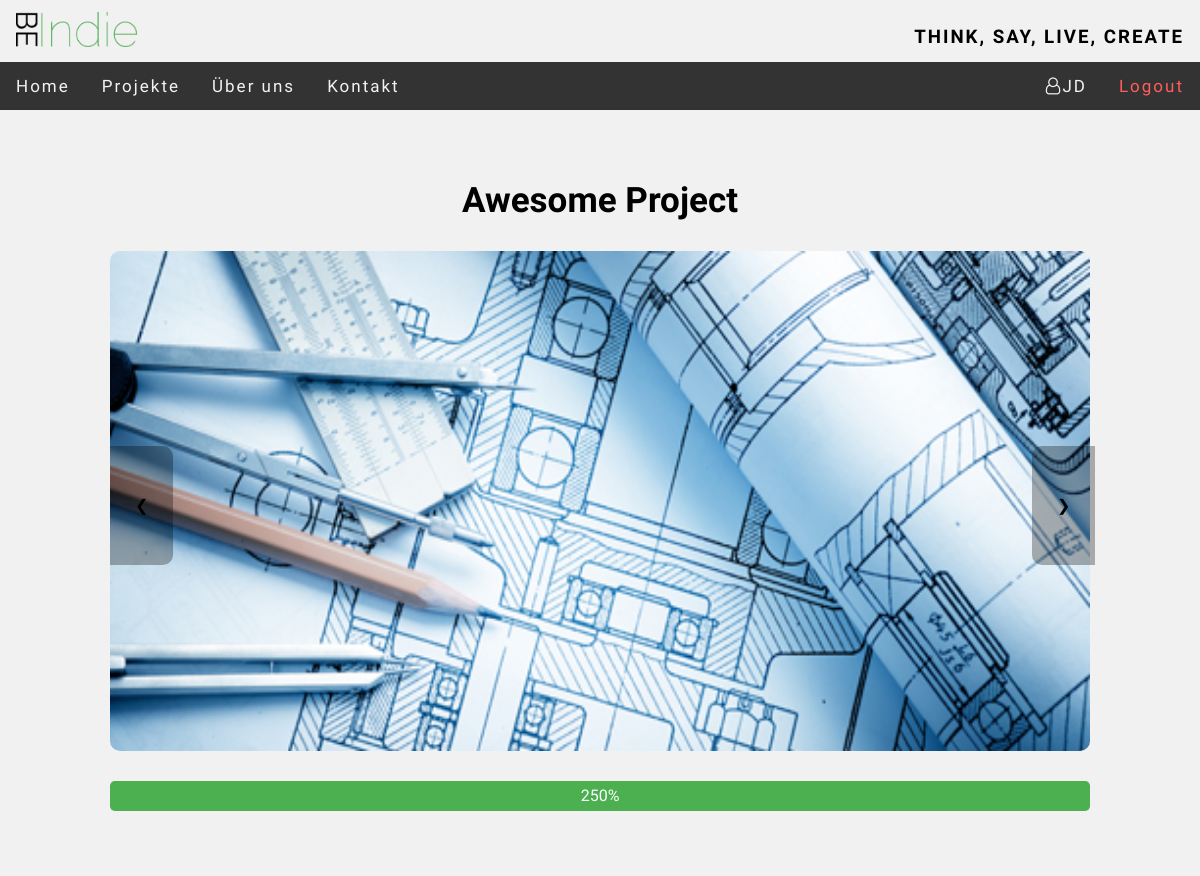
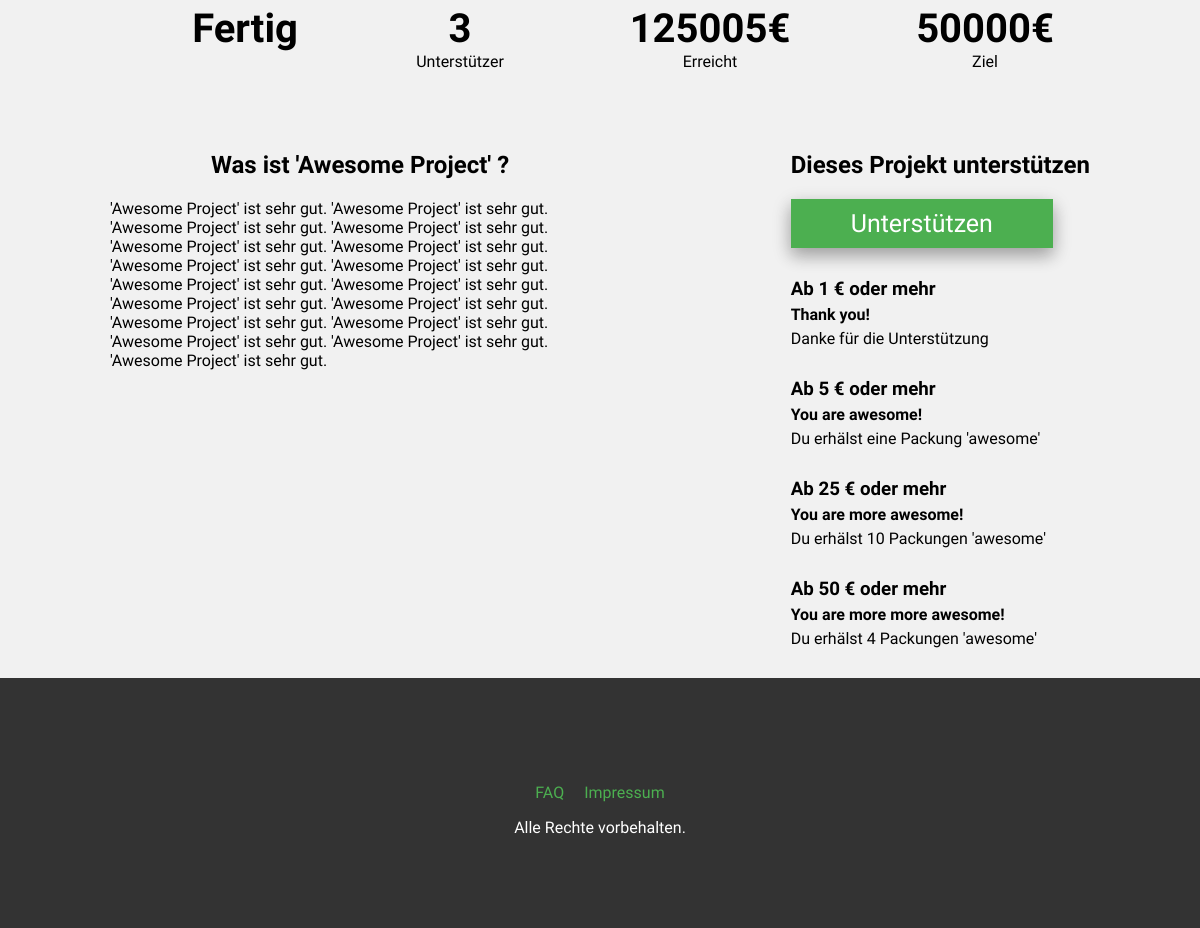
Screenshot of /BeIndie/index.php?page=projects&q=2 (signed in) with the database file from the repository (2 pictures, top to bottom).
### tables this page shows
CREATE TABLE `project` (
  `project_ID` int(11) NOT NULL,
  `creator` varchar(200) NOT NULL,
  `title` varchar(200) NOT NULL,
  `goal` int(11) NOT NULL,
  `current_status` int(11) NOT NULL,
  `start_date` date NOT NULL,
  `end_date` date NOT NULL,
  `category` varchar(200) NOT NULL,
  `description` text NOT NULL
);

CREATE TABLE `project_image` (
  `image_ID` int(11) NOT NULL,
  `project_ID` int(11) NOT NULL,
  `image_path` varchar(200) NOT NULL
);

CREATE TABLE `reward` (
  `reward_ID` int(11) NOT NULL,
  `project_ID` int(11) NOT NULL,
  `min_amount` int(11) NOT NULL,
  `r_title` varchar(50) NOT NULL,
  `r_text` varchar(200) NOT NULL
);

### BeIndie/includes/pages/projects/projects.php (the view, shortened to what this page needs)
<div id="all_projects">
    <?php
    include ("includes/functions/swConnect.php");
    ?>
    <?php
        $project_ID = $_GET["q"];
        $titel = "select title from project where project_ID = $project_ID";
        $result1 = mysqli_query($conn, $titel);
        $row1 = mysqli_fetch_array($result1);
        $current = "select current_status from project where project_ID = $project_ID";
        $result3 = mysqli_query($conn, $current);
        $row3 = mysqli_fetch_array($result3);
        $goal = "select goal from project where project_ID = $project_ID";
        $result4 = mysqli_query($conn, $goal);
        $row4 = mysqli_fetch_array($result4);
        $slideshow = "select image_path from project_image pi join project p on pi.project_ID = p.project_ID where pi.project_ID = $project_ID";
        $result2 = mysqli_query($conn, $slideshow);
        $hours= "select UNIX_TIMESTAMP(end_date) from project where project_ID = $project_ID";
        $result5 = mysqli_query($conn, $hours);
        $row5 = mysqli_fetch_array($result5);
        $time = round(($row5["UNIX_TIMESTAMP(end_date)"] - strtotime(date('Y-m-d')))/ 3600);
        $days = round(($row5["UNIX_TIMESTAMP(end_date)"] - strtotime(date('Y-m-d')))/ 86400);
        $backers = "select count(t.project_ID) from transaction t join project p on t.project_ID = p.project_ID where t.project_ID = $project_ID";
        $result6 = mysqli_query($conn, $backers);
        $row6 = mysqli_fetch_array($result6);
        $text = "select description from project where project_ID = $project_ID";
        $result7 = mysqli_query($conn, $text);
        $row7 = mysqli_fetch_array($result7);
        $rewards = "SELECT * from reward where project_ID = $project_ID order by min_amount asc";
        $result8 = mysqli_query($conn, $rewards);
    ?>
    <div id="project">
            <h1><?=  $row1["title"] ?></h1>
        <div id="slideshow">
        <?php
        while ($row2 = mysqli_fetch_array($result2)) {
        ?>
        <img class="slideshow" src=<?= $row2 ["image_path"] ?> >
        <?php }
        ?>
        <a class="left" onclick="plusDivs(-1)">&#10094;</a>
        <a class="right" onclick="plusDivs(1)">&#10095;</a>
        </div>
        <div id="progress">
          <div id="progressbar">
            <div id="label"><?= round($row3["current_status"] / $row4["goal"] * 100) . '%'  ?></div>
          </div>
        </div>
        <div id="info">
            <div id ="timetogo">
                <?php
                if ($time <= 0) { ?>
                <h2> <?php echo 'Fertig' ?> </h2>
                <?php }
                elseif ($time > 72) { ?>
                    <h2> <?php echo $days ?> </h2>
                    <p><b>Tage</b> bis zum Ziel</p>
                <?php }
                else { ?>
                   <h2><?php echo $time ?></h2>
                   <p><b>Stunden</b> bis zum Ziel</p>
                <?php } ?>
            </div>
            <div id ="backers">
                    <h2><?= $row6["count(t.project_ID)"]?></h2>
                    <p>Unterstützer</p>
            </div>
            <div id="amount">
            <h2> <?= $row3["current_status"]?>€</h2>
            <p>Erreicht</p>
            </div>
            <div id="goal">
            <h2> <?= $row4["goal"]?>€</h2>
            <p>Ziel</p>
            </div>
        </div>
            <div id ="Text">
                <div id ="desciption">
                    <h2>Was ist '<?= utf8_encode($row1["title"]) ?>' ?</h2>
                    <p><?= utf8_encode($row7["description"]) ?></p>
                </div>
           <div id ="backing">
                    <h2>Dieses Projekt unterstützen</h2>
                    <a href="index.php?page=support_project&id=<?=$project_ID?>">Unterstützen</a>
            <?php
            while ($row8 = mysqli_fetch_array($result8)){
            ?>
                    <h3>Ab <?= $row8["min_amount"]?> € oder mehr</h3>
                    <h4><?= utf8_encode($row8["r_title"])?></h4>
                    <p><?= utf8_encode($row8["r_text"]) ?></p>
            <?php  } ?>
            </div>
        </div>
    </div>
</div>

### BeIndie/index.php (shortened to what this page needs)
<?php
$pagePath = "includes/pages/start/start.php";
$cssPath = "";
$page = "start";
if (!empty($_GET['page'])) {
    $subPageBasepath = "includes/pages/" . $_GET['page'] . "/";
    $givenPath = $subPageBasepath . "/" . $_GET['page'] . ".php";
    $cssPath = $subPageBasepath . "css/" . $_GET['page'] . ".css";
    if (file_exists($givenPath)) {
        $pagePath = $givenPath;
        $page = $_GET['page'];
    }
}
?>
<!DOCTYPE html>
<html>
    <head>
        <link rel="stylesheet" href="https://cdnjs.cloudflare.com/ajax/libs/font-awesome/4.7.0/css/font-awesome.min.css">
        <link rel="stylesheet" type="text/css" href="css/style.css">
        <?php if ($cssPath != "") : ?>
            <link rel="stylesheet" href="<?php echo $cssPath; ?>">
        <?php endif; ?>
    </head>
    <body>
        <div class="container">
            <?php include("includes/header.php"); ?>
            <main>
                <?php include ($pagePath); ?>
            </main>
            <?php include("includes/footer.php"); ?>
        </div>
    </body>
</html>

### BeIndie/includes/header.php (shortened to what this page needs)
<header>
    <div id="nav">
        <div id="navhead">
            <a href="index.php"><img src="images/logo.png" alt="logo"/></a><h3>Think, say, live, create</h3>
        </div>
        <div id="navbar">
            <ul class="topnav" id="myTopnav">
                <li class="<?php if ($page == 'start') {echo "active";} ?>"><a href="index.php">Home</a></li>
                <li><a href="#">Projekte</a>
                </li>
                <li class="<?php if ($page == 'about') {echo "active";} ?>"><a href="index.php?page=about">Über uns</a></li>
                <li class="<?php if ($page == 'contact') {echo "active";} ?>"><a href="index.php?page=contact">Kontakt</a></li>
                <?php if(isset($_SESSION["username"])) {?>
                    <li id="logout" class='login'><a href="includes/functions/logout.php">Logout</a></li>
                    <li class="login"><a href="index.php?page=user_profile&id=<?=$_SESSION["user_id"]?>"><i class="fa fa-user-o" style="font-size:17px"></i><?=$_SESSION["username"]?></a></li>
                <?php }else {?>
                    <li class="login" onclick="document.getElementById('id01').style.display='block'"><a href="#login">Login</a></li>
                <?php } ?>
            </ul>
        </div>
    </div>
</header>

### BeIndie/includes/footer.php
<footer>
    <article>
        <span class="footer_link"><a href="index.php?page=faq">FAQ</a></span><span class="footer_link"><a href="index.php?page=imprint">Impressum</a></span>
        <p>Alle Rechte vorbehalten.</p>
    </article>
</footer>

### BeIndie/css/style.css (style rules this page uses)
* { margin: 0; }
body { background-color: #f1f1f1; }
body,h2,h3,h4,h5,h6,h7 { font-family: 'Raleway', sans-serif; }
h1 { font-size: 35px; }
#navhead { padding-top: 12px; overflow: hidden; width: 100%; position: relative; background-color: #f1f1f1; transition: height 0.3s linear 0s, padding 0.3s linear 0s; }
#navhead img { max-height: 35px; padding: 0.01em 16px; }
#navhead h3 { float: right; line-height: 50px; text-transform: uppercase; letter-spacing: 2px; padding: 0.01em 16px; }
#navbar { margin-bottom: -4px; }
ul.topnav { clear: both; list-style-type: none; margin: 0; padding: 0; overflow: hidden; background-color: #333; width: 100%; height: 48px; display: inline-block; z-index: 10; }
ul.topnav li { float: left; }
ul.topnav li a { display: inline-block; color: #f2f2f2; text-align: center; padding: 14px 16px; text-decoration: none; transition: 0.3s; font-size: 17px; letter-spacing: 2px; position: relative; }
ul.topnav li.login { float: right; }
ul.topnav li#logout a { color: #ff5d5b; }
footer { clear: both; background-color: #333; color: white; height: 250px; text-align: center; }
footer article { padding-top: 90px; }
.footer_link a { line-height: 50px; text-decoration: none; color: #4CAF50; padding: 10px; }

### BeIndie/includes/pages/projects/css/projects.css (style rules this page uses)
#project { width: 980px; margin: 0 auto; }
h1 { padding-top: 70px; padding-bottom: 30px; text-align: center; }
#slideshow img { margin: auto; width: 100%; border-radius: 10px; height: 500px; margin-bottom: 30px; }
#slideshow a { position:absolute; border:none; display:inline-block; outline:0; vertical-align:middle; overflow:hidden; cursor:pointer; background: none; transition-duration: 1s; padding:50px 25px; margin-top: -335px; background: rgba(0, 0, 0, 0.3); position:absolute; }
#slideshow a.left { border-radius: 0 10px 10px 0; }
#slideshow a.right { margin-left: 922px; border-radius: 10px 0 0 10px; }
h2 { text-align: center; margin-top: 50px; padding-bottom: 20px; padding-top: 20px; }
#progress { border-radius: 5px; position: relative; width: 100%; height: 30px; background-color: #ddd; z-index: -10; }
#progressbar { border-radius: 5px; position: absolute; max-width: 980px; height: 100%; background-color: #4CAF50; }
#label { text-align: center; line-height: 30px; color: white; }
#info h2 { font-size: 40px; text-align: center; padding-bottom: 0px; }
#timetogo { float:left; padding-left: 50px; width: 170px; padding-bottom: 10px; text-align: center; }
#backers { float:left; padding-left: 80px; width: 100px; padding-bottom: 10px; text-align: center; }
#amount { float:left; padding-left: 100px; width: 200px; padding-bottom: 10px; text-align: center; }
#goal { float:left; padding-left: 100px; width: 150px; padding-bottom: 10px; text-align: center; }
#desciption { float:left; max-width:500px; word-wrap:break-word; }
#backing { float:right; max-width:350px; word-wrap:break-word; }
#backing h2 { text-align: left; }
#backing h3,h4 { padding-bottom: 5px; }
#backing p { padding-bottom: 30px; }
#backing a { text-decoration: none; background-color: #4CAF50; border: none; color: white; padding: 10px 60px; display: inline-block; margin-bottom: 30px; font-size: 25px; box-shadow:0 8px 16px 0 rgba(0,0,0,0.2),0 6px 20px 0 rgba(0,0,0,0.19); cursor:pointer; z-index: -10; }

### rows the page displays
project: title "Awesome Project", $row3["current_status"] / $row4["goal"] * 100 "250", current_status "125005", goal "50000", description "'Awesome Project' ist sehr gut. 'Awesome Project' ist sehr gut. 'Awesome Project' ist sehr gut. 'Awesome Project' ist sehr gut. 'Awesome Project' ist sehr gut. 'Awesome Project' ist sehr gut. 'Awesome Project' ist sehr gut. 'Awesome Project' ist sehr gut. 'Awesome Project' ist sehr gut. 'Awesome Project' ist sehr gut. 'Awesome Project' ist sehr gut. 'Awesome Project' ist sehr gut. 'Awesome Project' ist sehr gut. 'Awesome Project' ist sehr gut. 'Awesome Project' ist sehr gut. 'Awesome Project' ist sehr gut. 'Awesome Project' ist sehr gut."
project_image: image_path (picture)
reward: min_amount "1", r_title "Thank you!", r_text "Danke für die Unterstützung"
reward: min_amount "5", r_title "You are awesome!", r_text "Du erhälst eine Packung 'awesome'"
reward: min_amount "25", r_title "You are more awesome!", r_text "Du erhälst 10 Packungen 'awesome'"
reward: min_amount "50", r_title "You are more more awesome!", r_text "Du erhälst 4 Packungen 'awesome'"

### other values shown
$_SESSION["username"] "JD"
$row6["count(t.project_ID)"] "3"
